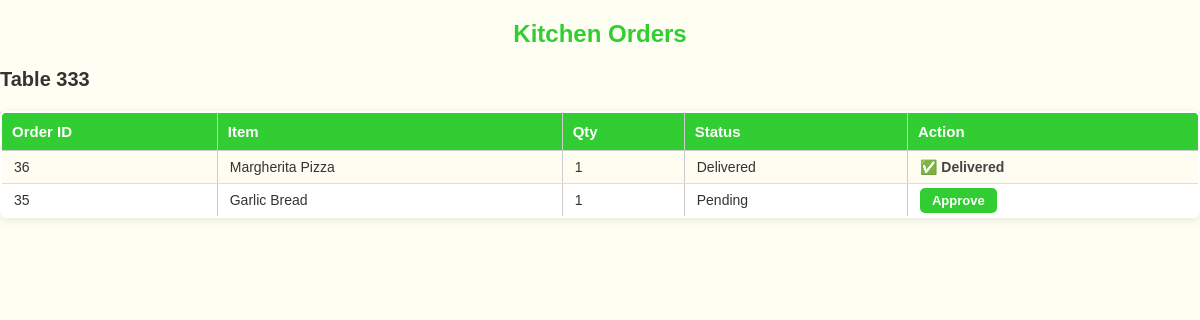
Page /kitchen.php on the committed database.
### tables this page shows
CREATE TABLE `orders` (
  `orderid` int(11) NOT NULL,
  `foodid` int(11) NOT NULL,
  `quantity` int(11) NOT NULL,
  `tableno` int(11) NOT NULL,
  `email` varchar(100) DEFAULT NULL,
  `status` varchar(50) DEFAULT 'Pending'
);

CREATE TABLE `food` (
  `foodid` int(100) NOT NULL,
  `foodname` varchar(255) DEFAULT NULL,
  `price` float DEFAULT NULL,
  `category` varchar(100) DEFAULT NULL,
  `description` varchar(500) DEFAULT NULL,
  `image` varchar(255) DEFAULT NULL,
  `rating` decimal(2,1) DEFAULT NULL
);

### kitchen.php (the view, shortened to what this page needs)
<?php
include 'db.php';
$orders = $conn->query("SELECT o.orderid, f.foodname, o.quantity, o.tableno, o.status
                        FROM orders o
                        JOIN food f ON o.foodid=f.foodid
                        ORDER BY o.tableno, o.orderid DESC");
?>
<!DOCTYPE html>
<html>
<head>
    <link rel="stylesheet" href="style.css?v=2.2">
</head>
<body>
    <h2>Kitchen Orders</h2>
    <?php
    $currentTable = null;
    while ($row = $orders->fetch_assoc()):
        if ($currentTable !== $row['tableno']):
            $currentTable = $row['tableno'];
            echo "<h3>Table " . htmlspecialchars($currentTable) . "</h3>";
            echo "<table border='1' cellpadding='8' cellspacing='0'>
                    <tr>
                        <th>Order ID</th>
                        <th>Item</th>
                        <th>Qty</th>
                        <th>Status</th>
                        <th>Action</th>
                    </tr>";
        endif;
    ?>
        <tr>
            <td><?= $row['orderid'] ?></td>
            <td><?= htmlspecialchars($row['foodname']) ?></td>
            <td><?= $row['quantity'] ?></td>
            <td><?= $row['status'] ?></td>
            <td>
                <?php if ($row['status'] === 'Pending'): ?>
                    <a href="?approve=<?= $row['orderid'] ?>">Approve</a>
                <?php elseif ($row['status'] === 'Preparing'): ?>
                    <a href="?ready=<?= $row['orderid'] ?>">Mark as Ready</a>
                <?php elseif ($row['status'] === 'Coming to your table'): ?>
                    <a href="?delete=<?= $row['orderid'] ?>" onclick="return confirm('Delete this order after delivery?')">🗑 Delete</a>
                <?php else: ?>
                    ✅ Delivered
                <?php endif; ?>
            </td>
        </tr>
    <?php endwhile; ?>
    </table>
</body>
</html>

### style.css (style rules this page uses)
body { margin: 0; font-family: Arial, sans-serif; background-color: #fffef3; color: #333; }
h2 { text-align: center; margin: 20px 0; color: limegreen; }
h3 { margin: 15px 0 8px; color: #333; font-size: 20px; font-weight: bold; }
table { width: 90%; margin: 0 auto 20px auto; border-collapse: collapse; background: #fffbea; border: 2px solid limegreen; border-radius: 6px; overflow: hidden; }
table th { background: limegreen; color: white; padding: 10px; font-size: 15px; text-align: left; }
table td { padding: 8px 12px; border-bottom: 1px solid #ddd; font-size: 14px; }
table tr:nth-child(even) { background: #fffdf2; }
table a { background: limegreen; color: #fff; padding: 5px 12px; border-radius: 5px; text-decoration: none; font-size: 13px; transition: 0.3s; }
td:last-child { font-weight: bold; color: #444; }
table { width: 100%; border-collapse: collapse; margin-top: 20px; background: #fff; box-shadow: 0 2px 8px rgba(0,0,0,0.1); }
th, td { border: 1px solid #ccc; padding: 10px; text-align: left; }
th { background: #ff5200; color: #fff; }
tr:nth-child(even) { background: #f9f9f9; }

### rows in the picture
orders: tableno "333", orderid "36", foodid.foodname "Margherita Pizza", quantity "1", status "Delivered", shows "✅ Delivered"
orders: orderid "35", foodid.foodname "Garlic Bread", quantity "1", status "Pending"
